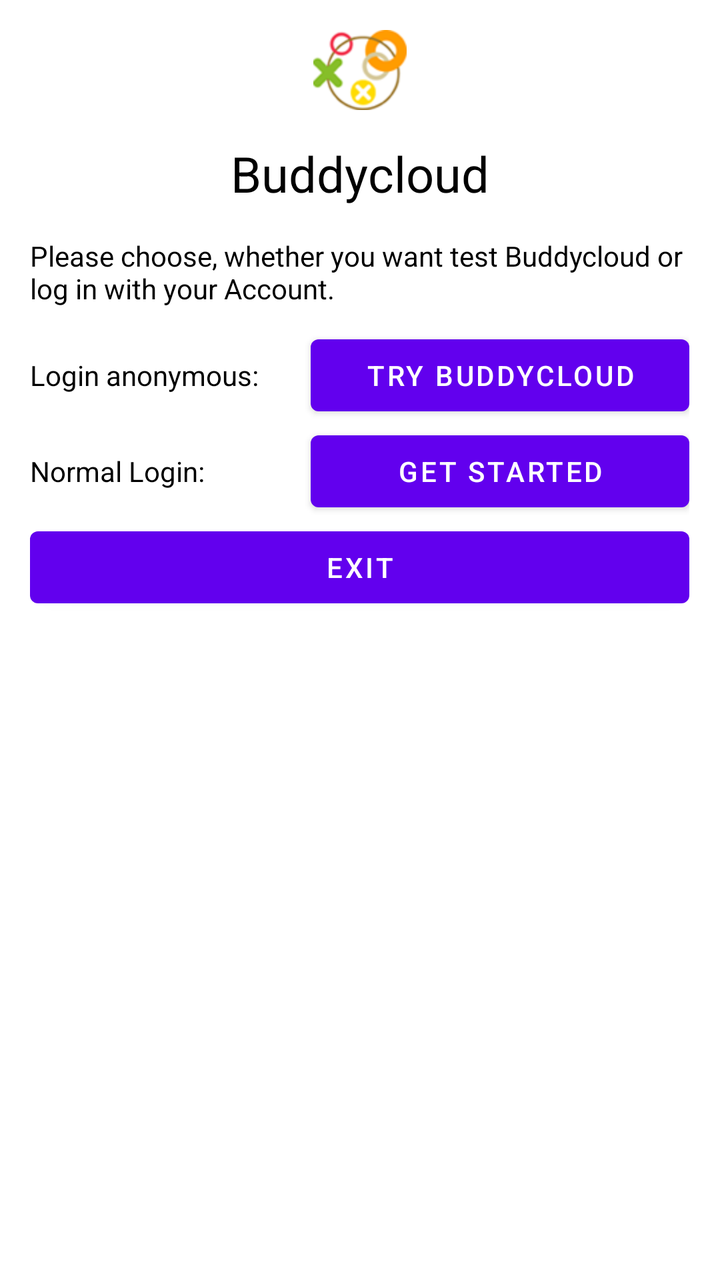
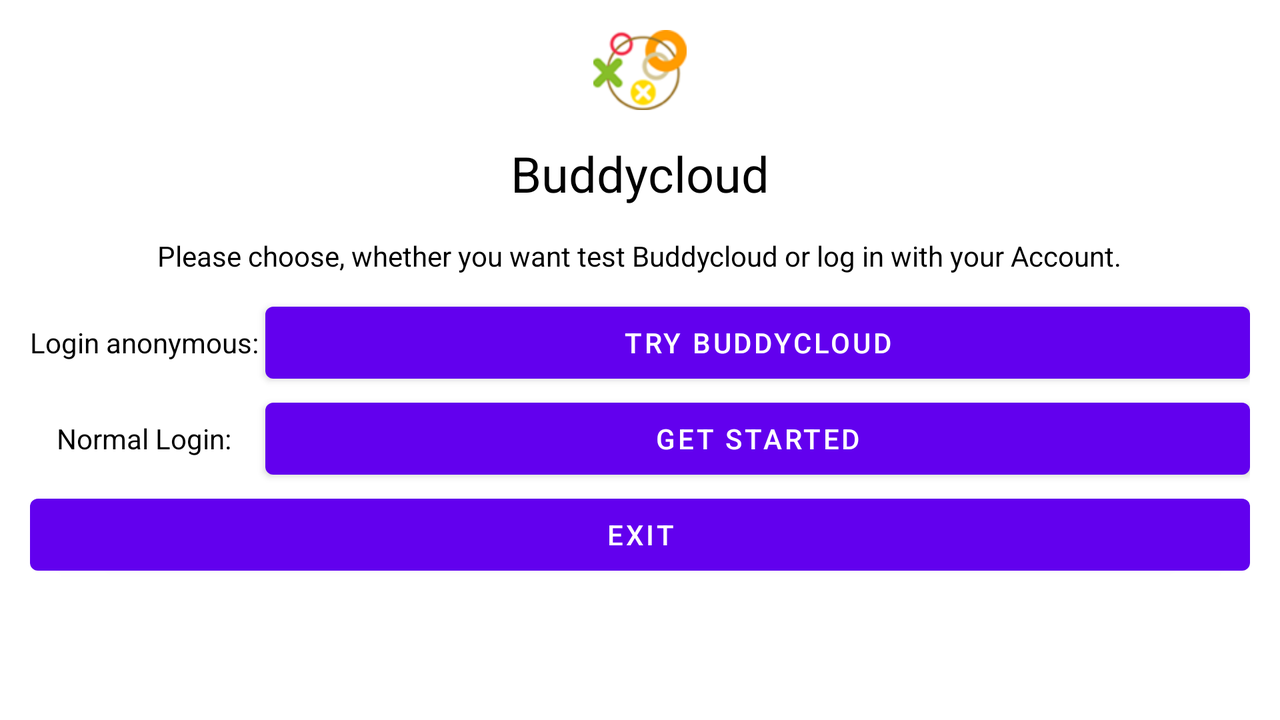

The same Android screen from two of the app's own layout files: first res/layout/ as a phone draws it, then the author's variant for another configuration, drawn on a device whose configuration selects that folder. Both files follow.
<!-- AndroidManifest.xml: fallback theme Theme.MaterialComponents.DayNight.NoActionBar -->
<!-- res/layout/main_start.xml -->
<?xml version="1.0" encoding="utf-8"?>




<LinearLayout
	xmlns:android="http://schemas.android.com/apk/res/android"
	style="@style/MyTheme"
	android:background="@color/background"
	android:layout_height="fill_parent"
	android:layout_width="fill_parent"
	android:padding="15dip"
	android:orientation="horizontal">
	
		
		<LinearLayout
				android:orientation="vertical"
			    android:layout_height="fill_parent"
			    android:layout_width="fill_parent"
			    android:layout_gravity="center"> 
			    <ImageView   
			  		android:layout_width="wrap_content"
			  		android:layout_height="wrap_content"
			  		android:layout_gravity="center"
			  		android:layout_marginBottom="15dip"
			  		android:src="@drawable/buddycloud_2">
  				</ImageView>
				<TextView android:text="@string/main_title"
	    		  android:layout_height="wrap_content"
	    		  android:layout_width="wrap_content" 
	    		  android:layout_gravity="center"
	    		  android:layout_marginBottom="15dip" 
	    		  android:textSize="24.5sp" 
	    		  android:textColor="@color/textcolor"/>
				
	    		<TextView android:text="Please choose, whether you want test Buddycloud or log in with your Account."
	    		  android:layout_height="wrap_content"
	    		  android:layout_width="wrap_content" 
	    		  android:layout_gravity="center"
	    		  android:textColor="@color/textcolor"
	    		  android:layout_marginBottom="10dip"
	    		  android:focusable="true"/> 
	    
	    	<TableLayout
	    		android:layout_height="wrap_content"
	    		android:layout_width="wrap_content"
	    		android:layout_gravity="center"
	    		android:stretchColumns="*">
	    		
	    		<TableRow>
	    			<TextView android:id="@+id/anonymous_login_text"
	    					  android:textColor="@color/textcolor"
 							  android:text="Login anonymous: "/>
	    			<Button
	    				android:id="@+id/anonymousButton"
	    				android:text="@string/anonymous_text"
	    				/>
	    		</TableRow>
	    		<TableRow>
	    			<TextView android:id="@+id/login_text"
	    					  android:textColor="@color/textcolor"
 							  android:text="Normal Login: "
 					/>
 							  
	    			<Button
	    				android:id="@+id/goto_login_button"
	    				android:text="@string/normal_login_text"
	    				/>
	    		</TableRow>
	    	<Button 
	    	android:id="@+id/exit_button" 
	    	android:text="Exit" 
	    	android:layout_gravity="center" 
	    	android:layout_width="wrap_content" 
	    	android:layout_height="wrap_content">
 		    </Button>
 		    </TableLayout>
 		</LinearLayout> 
 		
</LinearLayout>
<!-- resources referenced by this layout -->
<resources>
  <color name="background">#FFFFFF</color>
  <color name="textcolor">#000000</color>
  <!-- drawable buddycloud_2: png bitmap (drawable-hdpi, 8418 bytes) -->
  <string name="anonymous_text">Try Buddycloud</string>
  <string name="main_title">Buddycloud</string>
  <string name="normal_login_text">Get started</string>
  <style name="MyTheme" parent="android:style/Theme.Light">
          <item name="android:windowNoTitle">true</item>
          <item name="android:windowContentOverlay">@null</item>
      </style>
</resources>
<!-- res/layout-land/main_start.xml (the author's variant of the layout above) -->
<!-- drawn on the phone turned sideways -->
<?xml version="1.0" encoding="utf-8"?>
<ScrollView
    xmlns:android="http://schemas.android.com/apk/res/android"
    android:id="@+id/ScrollView01"
    android:layout_width="fill_parent"
    android:layout_height="fill_parent">

<LinearLayout
	xmlns:android="http://schemas.android.com/apk/res/android"
	android:background="@color/background"
	android:layout_height="fill_parent"
	android:layout_width="fill_parent"
	android:padding="15dip"
	android:orientation="horizontal">
	
		
		<LinearLayout
				android:orientation="vertical"
			    android:layout_height="fill_parent"
			    android:layout_width="fill_parent"
			    android:layout_gravity="center"> 
			    <ImageView   
			  		android:layout_width="wrap_content"
			  		android:layout_height="wrap_content"
			  		android:layout_gravity="center"
			  		android:layout_marginBottom="15dip"
			  		android:src="@drawable/buddycloud_2">
  				</ImageView>
				<TextView android:text="@string/main_title"
	    		  android:layout_height="wrap_content"
	    		  android:layout_width="wrap_content" 
	    		  android:layout_gravity="center"
	    		  android:layout_marginBottom="15dip" 
	    		  android:textSize="24.5sp" 
	    		  android:textColor="@color/textcolor"/>
				
	    		<TextView android:text="Please choose, whether you want test Buddycloud or log in with your Account."
	    		  android:layout_height="wrap_content"
	    		  android:layout_width="wrap_content" 
	    		  android:layout_gravity="center"
	    		  android:textColor="@color/textcolor"
	    		  android:layout_marginBottom="10dip"/> 
	    
	    	<TableLayout
	    		android:layout_height="wrap_content"
	    		android:layout_width="wrap_content"
	    		android:layout_gravity="center"
	    		android:stretchColumns="1">
	    		
	    		<TableRow>
	    		
	    			<TextView android:id="@+id/anonymous_login_text"
	    					  android:textColor="@color/textcolor"
	    					  android:layout_gravity="center"
	    					  android:maxWidth="200sp"
 							  android:text="Login anonymous: "/>
	    			<Button
	    				android:id="@+id/anonymousButton"
	    				
	    				android:text="@string/anonymous_text"
	    				/>
	    		</TableRow>
	    		<TableRow>
	    		
	    			<TextView android:id="@+id/login_text"
	    					  android:textColor="@color/textcolor"
	    					  android:layout_gravity="center"
	    					  android:maxWidth="100sp"
 							  android:text="Normal Login: "
 					/>
 							  
	    			<Button
	    				android:id="@+id/goto_login_button"
	    				android:text="@string/normal_login_text"
	    				/>
	    		</TableRow>
	    	<Button 
	    	android:id="@+id/exit_button" 
	    	android:text="Exit" 
	    	android:layout_gravity="center" 
	    	android:layout_width="wrap_content" 
	    	android:layout_height="wrap_content">
 		    </Button>
 		    </TableLayout>
 		</LinearLayout> 
 		
</LinearLayout>
</ScrollView>
<!-- resources referenced by the variant -->
<!-- as the phone turned sideways resolves them -->
<resources>
  <color name="background">#FFFFFF</color>
  <color name="textcolor">#000000</color>
  <!-- drawable buddycloud_2: png bitmap (drawable-hdpi, 8418 bytes) -->
  <string name="anonymous_text">Try Buddycloud</string>
  <string name="main_title">Buddycloud</string>
  <string name="normal_login_text">Get started</string>
</resources>
